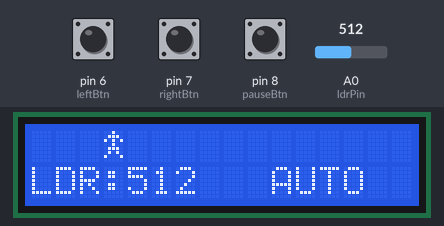
Recording of a sketch running on a simulated Arduino Uno, built with avr-gcc and run on an emulated ATmega328P. Shown: 16×2 character LCD. The test bench sets the inputs (shaded band); at power-on: A0 (ldrPin) = 512, pin 8 (pauseBtn) HIGH, pin 6 (leftBtn) HIGH, pin 7 (rightBtn) HIGH.

Above: at 1.2 s.
1.3 s: A0 (ldrPin) set to 482
At 1.8 s:
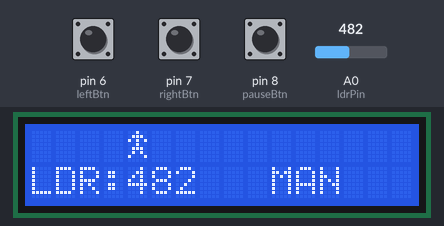
4.3 s: A0 (ldrPin) set to 510
At 4.52 s:
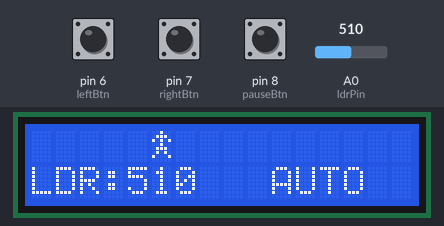
7.3 s: pin 8 (pauseBtn) pulled LOW for 0.15 s
At 8.5 s:
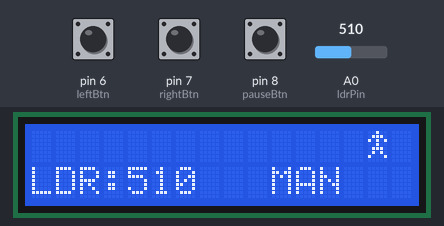
8.9 s: A0 (ldrPin) set to 490
At 10.1 s:
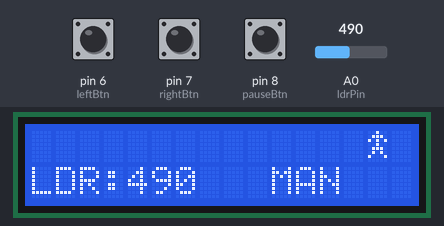
10.4 s: pin 6 (leftBtn) pulled LOW for 0.15 s
At 11.6 s:
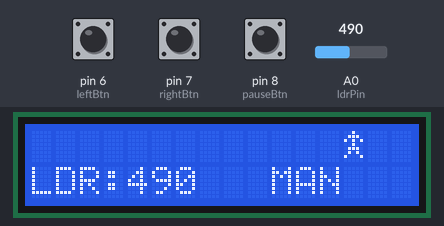
12.0 s: pin 6 (leftBtn) pulled LOW for 1 s
At 13.2 s:
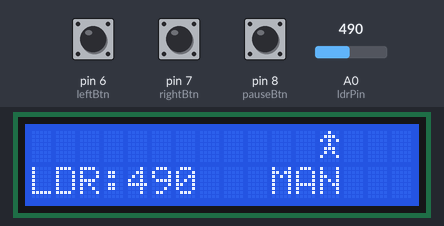
Timing chart, 0 to 15.0 s (numbered marks = the images above; inputs shaded):
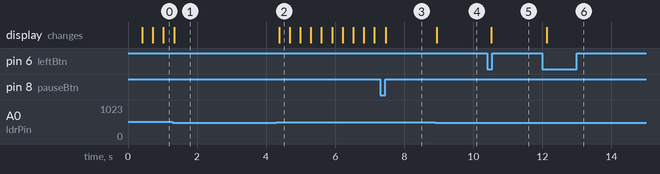

The sketch:

ldr-lcd-character-movement.ino
```cpp
#include <Wire.h>
#include <LiquidCrystal_I2C.h>

LiquidCrystal_I2C lcd(0x27, 16, 2);

const int ldrPin = A0;
const int leftBtn = 6;
const int rightBtn = 7;
const int pauseBtn = 8;

int position = 0;
int direction = 1;
bool autoMode = false;
bool paused = false;

unsigned long previousMoveTime = 0;
unsigned long pauseStartTime = 0;
const unsigned long moveInterval = 300;
const unsigned long pauseDuration = 60000;

int threshold = 500;

unsigned long lastDebounceTime[3] = {0, 0, 0};
const unsigned long debounceDelay = 40;
int lastButtonState[3] = {HIGH, HIGH, HIGH};
int buttonState[3] = {HIGH, HIGH, HIGH};

void setup() {
  lcd.init();
  lcd.backlight();

  pinMode(leftBtn, INPUT_PULLUP);
  pinMode(rightBtn, INPUT_PULLUP);
  pinMode(pauseBtn, INPUT_PULLUP);

  createCharacter();
  lcd.clear();
}

void loop() {

  int ldrValue = analogRead(ldrPin);

  if (ldrValue >= threshold) {
    autoMode = true;
  } else {
    autoMode = false;
  }

  handleButtons();

  lcd.setCursor(0, 1);
  lcd.print("LDR:");
  lcd.print(ldrValue);
  lcd.print("   ");

  lcd.setCursor(10, 1);
  if (autoMode && !paused) {
    lcd.print("AUTO");
    automaticMovement();
  } else {
    lcd.print("MAN ");
  }

  if (paused) {
    if (millis() - pauseStartTime >= pauseDuration) {
      paused = false;
    }
  }
}


void handleButtons() {

  int reading[3];
  reading[0] = digitalRead(leftBtn);
  reading[1] = digitalRead(rightBtn);
  reading[2] = digitalRead(pauseBtn);

  for (int i = 0; i < 3; i++) {

    if (reading[i] != lastButtonState[i]) {
      lastDebounceTime[i] = millis();
    }

    if ((millis() - lastDebounceTime[i]) > debounceDelay) {

      if (reading[i] != buttonState[i]) {
        buttonState[i] = reading[i];

        if (buttonState[i] == LOW) {

          if (!autoMode) {
            if (i == 0 && position > 0) position--;
            if (i == 1 && position < 15) position++;
          }

          if (i == 2 && autoMode) {
            paused = true;
            pauseStartTime = millis();
          }
        }
      }
    }

    lastButtonState[i] = reading[i];
  }

  displayCharacter();
}

void automaticMovement() {

  if (millis() - previousMoveTime >= moveInterval) {
    previousMoveTime = millis();

    position += direction;

    if (position >= 15) direction = -1;
    if (position <= 0) direction = 1;

    displayCharacter();
  }
}

void displayCharacter() {

  lcd.setCursor(0, 0);
  lcd.print("                ");

  lcd.setCursor(position, 0);
  lcd.write(byte(0));
}

void createCharacter() {

  byte customChar[8] = {
    B00100,
    B01110,
    B10101,
    B00100,
    B01110,
    B01010,
    B10001,
    B00000
  };

  lcd.createChar(0, customChar);
}
```

Measured:
- the behaviour switches between 500 and 499 on A0 (ldrPin) (found by bisection; images 0 and 1)
- after the input at 1.3 s, the display: changes at once (image 1)
- after the input at 4.3 s, the display: changes after 0.07 s (image 2)
- after the input at 7.3 s, the display: changes after 0.16 s (image 3)
- after the input at 8.9 s, the display: changes at once (image 4)
- after the input at 10.4 s, the display: changes after 0.11 s (image 5)
- after the input at 12.0 s, the display: changes after 0.12 s (image 6)
